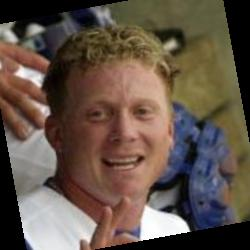
#> input picture lfw/image/Aaron_Guiel/Aaron_Guiel_0001.jpg, 250 x 250 px; its folder holds only this picture in this run
$ python -i utils.py   (imports and definitions only)
#> lines starting #> are read from the running program, lines starting #| are printed output that depends on the picture
#> further down, picture is the input picture: shape (250, 250, 3); mean B, G, R 72.9, 84.1, 99.3
import cv2
import numpy as np
import os

# Global constants (same as used in the model)
IMG_SIZE = 96

def preprocess_image(image):
    """
    Preprocess an image for the face recognition model.

    Args:
        image: Input image (RGB or BGR)

    Returns:
        processed_image: Preprocessed image
    """
    # Ensure image is in RGB format
    if len(image.shape) == 2:  # Grayscale
        image = cv2.cvtColor(image, cv2.COLOR_GRAY2RGB)
    elif image.shape[2] == 3 and not isinstance(image[0, 0, 0], np.uint8):
        # If the image is already normalized, use it as is
        pass
    elif image.shape[2] == 3:
        # Check if the image is BGR (OpenCV default) and convert to RGB if needed
        if np.array_equal(image[0:5, 0:5, 0], cv2.cvtColor(image, cv2.COLOR_BGR2RGB)[0:5, 0:5, 2]):
            image = cv2.cvtColor(image, cv2.COLOR_BGR2RGB)

    # Resize to the required input size for the model
    image = cv2.resize(image, (IMG_SIZE, IMG_SIZE))
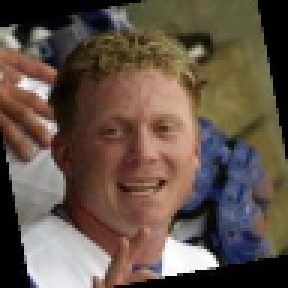
#> image: shape (96, 96, 3) (shown 3 times larger); mean R, G, B 99.2, 84, 72.8

    # Normalize pixel values
    if image.max() > 1.0:
        image = image / 255.0

    return image

# [88 lines left out: functions get_project_directories, load_sample_images, draw_text_with_background, not called in this run]

>>> import cv2
>>> picture = cv2.imread('lfw/image/Aaron_Guiel/Aaron_Guiel_0001.jpg')
>>> result = preprocess_image(picture)
